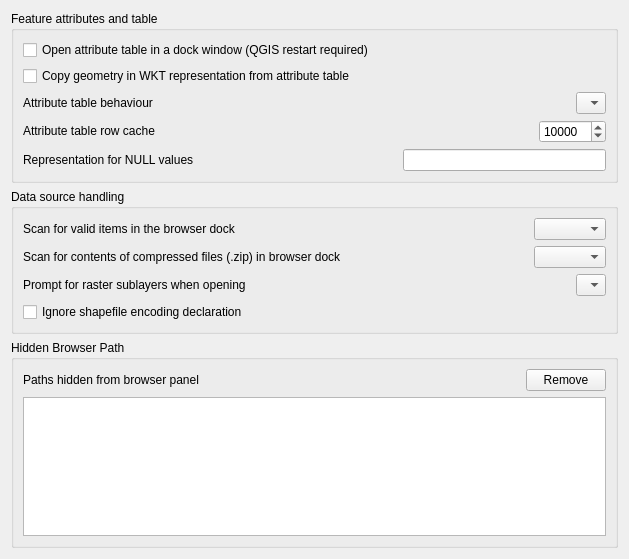
             <widget class="QWidget" name="mOptionsScrollAreaContents_11">
              <property name="geometry">
               <rect>
                <x>0</x>
                <y>0</y>
                <width>629</width>
                <height>559</height>
               </rect>
              </property>
              <layout class="QVBoxLayout" name="verticalLayout_27">
               <item>
                <widget class="QgsCollapsibleGroupBox" name="groupBox_18">
                 <property name="title">
                  <string>Feature attributes and table</string>
                 </property>
                 <layout class="QVBoxLayout" name="verticalLayout_23">
                  <item>
                   <widget class="QCheckBox" name="cbxAttributeTableDocked">
                    <property name="text">
                     <string>Open attribute table in a dock window (QGIS restart required)</string>
                    </property>
                   </widget>
                  </item>
                  <item>
                   <widget class="QCheckBox" name="cbxCopyWKTGeomFromTable">
                    <property name="text">
                     <string>Copy geometry in WKT representation from attribute table</string>
                    </property>
                   </widget>
                  </item>
                  <item>
                   <layout class="QHBoxLayout" name="horizontalLayout_5">
                    <item>
                     <widget class="QLabel" name="textLabel1_7">
                      <property name="sizePolicy">
                       <sizepolicy hsizetype="Fixed" vsizetype="Fixed">
                        <horstretch>0</horstretch>
                        <verstretch>0</verstretch>
                       </sizepolicy>
                      </property>
                      <property name="text">
                       <string>Attribute table behaviour</string>
                      </property>
                     </widget>
                    </item>
                    <item>
                     <spacer name="horizontalSpacer_4">
                      <property name="orientation">
                       <enum>Qt::Horizontal</enum>
                      </property>
                      <property name="sizeHint" stdset="0">
                       <size>
                        <width>40</width>
                        <height>20</height>
                       </size>
                      </property>
                     </spacer>
                    </item>
                    <item>
                     <widget class="QComboBox" name="cmbAttrTableBehaviour">
                      <item>
                       <property name="text">
                        <string/>
                       </property>
                      </item>
                     </widget>
                    </item>
                   </layout>
                  </item>
                  <item>
                   <layout class="QHBoxLayout" name="horizontalLayout_10">
                    <item>
                     <widget class="QLabel" name="textLabel1_12">
                      <property name="sizePolicy">
                       <sizepolicy hsizetype="Fixed" vsizetype="Fixed">
                        <horstretch>0</horstretch>
                        <verstretch>0</verstretch>
                       </sizepolicy>
                      </property>
                      <property name="text">
                       <string>Attribute table row cache</string>
                      </property>
                     </widget>
                    </item>
                    <item>
                     <spacer name="horizontalSpacer_8">
                      <property name="orientation">
                       <enum>Qt::Horizontal</enum>
                      </property>
                      <property name="sizeHint" stdset="0">
                       <size>
                        <width>40</width>
                        <height>20</height>
                       </size>
                      </property>
                     </spacer>
                    </item>
                    <item>
                     <widget class="QSpinBox" name="spinBoxAttrTableRowCache">
                      <property name="minimum">
                       <number>0</number>
                      </property>
                      <property name="maximum">
                       <number>100000</number>
                      </property>
                      <property name="singleStep">
                       <number>1000</number>
                      </property>
                      <property name="value">
                       <number>10000</number>
                      </property>
                     </widget>
                    </item>
                   </layout>
                  </item>
                  <item>
                   <layout class="QHBoxLayout" name="horizontalLayout_6">
                    <item>
                     <widget class="QLabel" name="label_14">
                      <property name="text">
                       <string>Representation for NULL values</string>
                      </property>
                     </widget>
                    </item>
                    <item>
                     <spacer name="horizontalSpacer_3">
                      <property name="orientation">
                       <enum>Qt::Horizontal</enum>
                      </property>
                      <property name="sizeHint" stdset="0">
                       <size>
                        <width>40</width>
                        <height>20</height>
                       </size>
                      </property>
                     </spacer>
                    </item>
                    <item>
                     <widget class="QLineEdit" name="leNullValue"/>
                    </item>
                   </layout>
                  </item>
                 </layout>
                </widget>
               </item>
               <item>
                <widget class="QgsCollapsibleGroupBox" name="groupBox_19">
                 <property name="title">
                  <string>Data source handling</string>
                 </property>
                 <layout class="QVBoxLayout" name="verticalLayout_24">
                  <item>
                   <layout class="QHBoxLayout" name="horizontalLayout_14">
                    <item>
                     <widget class="QLabel" name="label_30">
                      <property name="text">
                       <string>Scan for valid items in the browser dock</string>
                      </property>
                     </widget>
                    </item>
                    <item>
                     <spacer name="horizontalSpacer_12">
                      <property name="orientation">
                       <enum>Qt::Horizontal</enum>
                      </property>
                      <property name="sizeHint" stdset="0">
                       <size>
                        <width>40</width>
                        <height>20</height>
                       </size>
                      </property>
                     </spacer>
                    </item>
                    <item>
                     <widget class="QComboBox" name="cmbScanItemsInBrowser"/>
                    </item>
                   </layout>
                  </item>
                  <item>
                   <layout class="QHBoxLayout" name="horizontalLayout_13">
                    <item>
                     <widget class="QLabel" name="label_29">
                      <property name="text">
                       <string>Scan for contents of compressed files (.zip) in browser dock</string>
                      </property>
                     </widget>
                    </item>
                    <item>
                     <spacer name="horizontalSpacer_11">
                      <property name="orientation">
                       <enum>Qt::Horizontal</enum>
                      </property>
                      <property name="sizeHint" stdset="0">
                       <size>
                        <width>40</width>
                        <height>20</height>
                       </size>
                      </property>
                     </spacer>
                    </item>
                    <item>
                     <widget class="QComboBox" name="cmbScanZipInBrowser">
                      <property name="currentIndex">
                       <number>-1</number>
                      </property>
                     </widget>
                    </item>
                   </layout>
                  </item>
                  <item>
                   <layout class="QHBoxLayout" name="horizontalLayout_12">
                    <item>
                     <widget class="QLabel" name="textLabel1_13">
                      <property name="sizePolicy">
                       <sizepolicy hsizetype="Fixed" vsizetype="Fixed">
                        <horstretch>0</horstretch>
                        <verstretch>0</verstretch>
                       </sizepolicy>
                      </property>
                      <property name="text">
                       <string>Prompt for raster sublayers when opening</string>
                      </property>
                     </widget>
                    </item>
                    <item>
                     <spacer name="horizontalSpacer_10">
                      <property name="orientation">
                       <enum>Qt::Horizontal</enum>
                      </property>
                      <property name="sizeHint" stdset="0">
                       <size>
                        <width>40</width>
                        <height>20</height>
                       </size>
                      </property>
                     </spacer>
                    </item>
                    <item>
                     <widget class="QComboBox" name="cmbPromptRasterSublayers">
                      <item>
                       <property name="text">
                        <string/>
                       </property>
                      </item>
                     </widget>
                    </item>
                   </layout>
                  </item>
                  <item>
                   <widget class="QCheckBox" name="cbxIgnoreShapeEncoding">
                    <property name="toolTip">
                     <string>Disable OGR on-the-fly conversion from declared encoding to UTF-8</string>
                    </property>
                    <property name="text">
                     <string>Ignore shapefile encoding declaration</string>
                    </property>
                   </widget>
                  </item>
                 </layout>
                </widget>
               </item>
               <item>
                <widget class="QgsCollapsibleGroupBox" name="groupBox_28">
                 <property name="title">
                  <string>Hidden Browser Path</string>
                 </property>
                 <layout class="QGridLayout" name="_15">
                  <item row="0" column="0">
                   <widget class="QLabel" name="mSVGLabel_4">
                    <property name="text">
                     <string>Paths hidden from browser panel</string>
                    </property>
                   </widget>
                  </item>
                  <item row="0" column="1">
                   <spacer>
                    <property name="orientation">
                     <enum>Qt::Horizontal</enum>
                    </property>
                    <property name="sizeHint" stdset="0">
                     <size>
                      <width>31</width>
                      <height>20</height>
                     </size>
                    </property>
                   </spacer>
                  </item>
                  <item row="1" column="0" colspan="3">
                   <widget class="QListWidget" name="mListHiddenBrowserPaths">
                    <property name="minimumSize">
                     <size>
                      <width>0</width>
                      <height>120</height>
                     </size>
                    </property>
                   </widget>
                  </item>
                  <item row="0" column="2">
                   <widget class="QPushButton" name="mBtnRemoveHiddenPath">
                    <property name="text">
                     <string>Remove</string>
                    </property>
                   </widget>
                  </item>
                 </layout>
                </widget>
               </item>
               <item>
                <spacer name="verticalSpacer_8">
                 <property name="orientation">
                  <enum>Qt::Vertical</enum>
                 </property>
                 <property name="sizeType">
                  <enum>QSizePolicy::Expanding</enum>
                 </property>
                 <property name="sizeHint" stdset="0">
                  <size>
                   <width>20</width>
                   <height>40</height>
                  </size>
                 </property>
                </spacer>
               </item>
              </layout>
             </widget>
